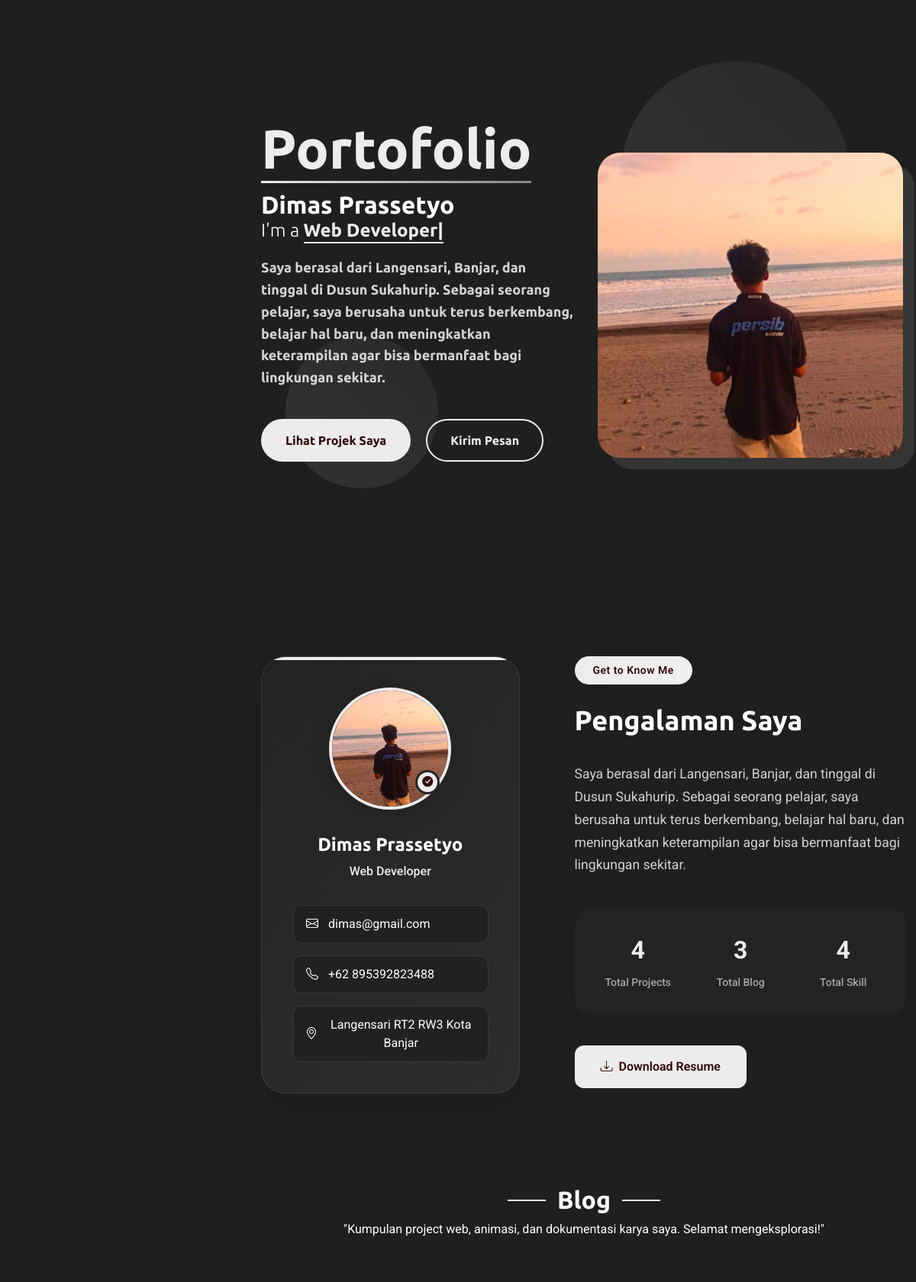
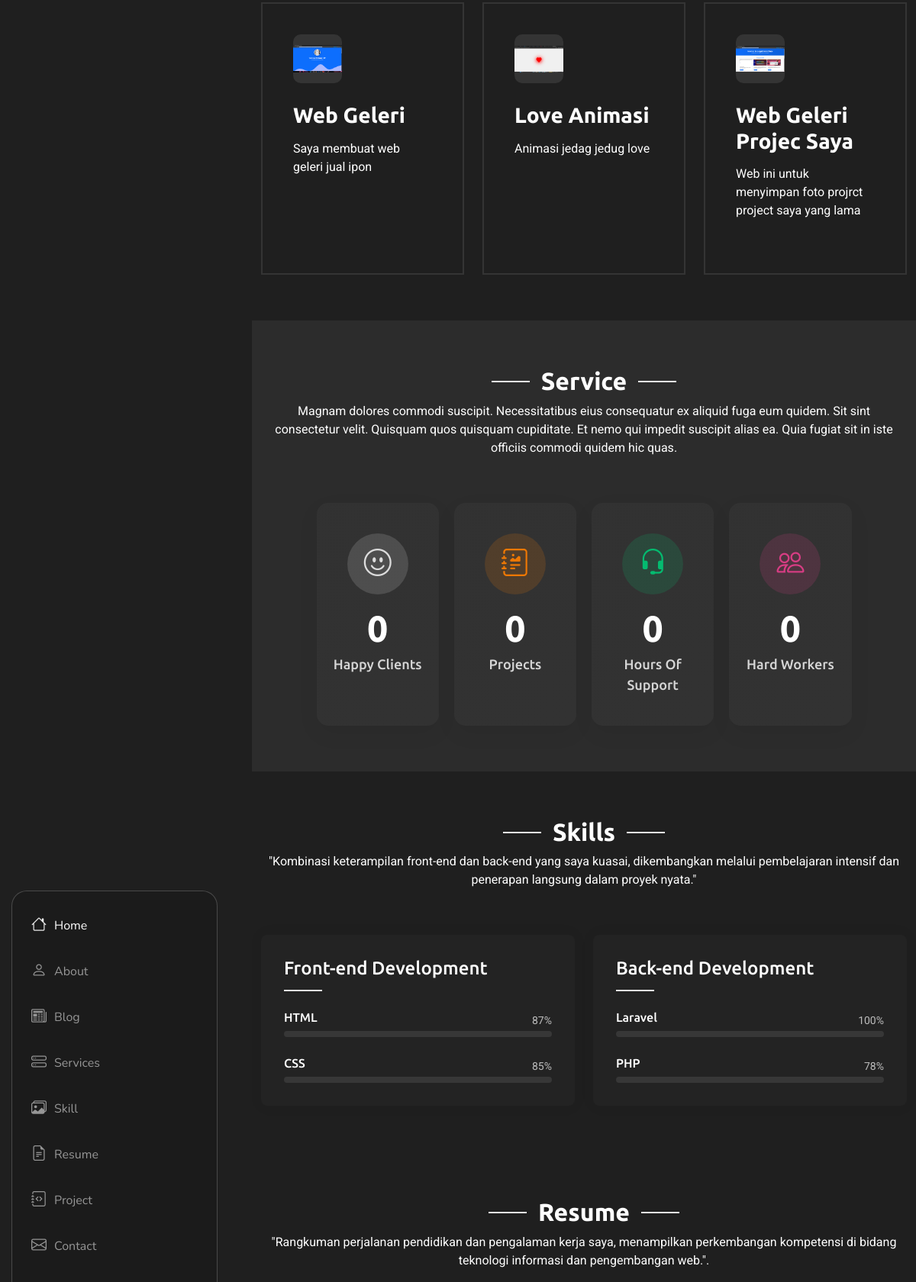
The app's page /frontend/index.php (upper part) with its own data (2 pictures, top to bottom).
### tables this page shows
CREATE TABLE `abouts` (
  `id` bigint NOT NULL,
  `name` varchar(255) NOT NULL,
  `born` date NOT NULL,
  `address` text NOT NULL,
  `zip_code` int NOT NULL,
  `email` varchar(255) NOT NULL,
  `phone` varchar(255) NOT NULL,
  `total_project` int NOT NULL,
  `work` varchar(255) NOT NULL,
  `image` text NOT NULL,
  `description` text NOT NULL
);

CREATE TABLE `blogs` (
  `id` bigint NOT NULL,
  `image` varchar(255) NOT NULL,
  `date` date NOT NULL,
  `author` varchar(255) NOT NULL,
  `tittle` varchar(255) NOT NULL,
  `description` text NOT NULL
);

CREATE TABLE `skills` (
  `id` bigint NOT NULL,
  `skill` varchar(255) NOT NULL,
  `percent` int NOT NULL
);

### frontend/sections/home.php (shortened to what this page needs)
<?php
   include '../config/connection.php';
   $qAbouts = "SELECT * FROM abouts";
   $result = mysqli_query($connect, $qAbouts) or die(mysqli_error($connect));
   $item = $result->fetch_object();
   ?>
<section id="hero" class="hero section">
    <div class="background-elements">
        <div class="bg-circle circle-2"></div>
    </div>
    <div class="hero-content">
        <div class="container">
            <div class="row align-items-center">
                <div class="col-lg-6" data-aos="fade-right" data-aos-delay="100">
                    <div class="hero-text">
                        <h1><span class="accent-text">Portofolio</span></h1>
                        <h2><?=$item->name?></</h2>
                        <p class="lead">I'm a <span class="typed" data-typed-items="Web Developer, SISWA SMKN 3 BANJAR, Berusia 17 tahun, Asal Langensari"></span></p>
                        <p class="description"><?=$item->description?></p>
                        <div class="hero-actions">
                            <a href="#project" class="btn btn-primary">Lihat Projek Saya</a>
                            <a href="#contact" class="btn btn-outline">Kirim Pesan</a>
                        </div>
                    </div>
                </div>
                <div class="col-lg-6" data-aos="fade-left" data-aos-delay="200">
                    <div class="hero-visual">
                        <div class="profile-container">
                            <img src="../storages/about/<?= $item->image ?>"  alt="Alexander Chen" class="profile-image">
                        </div>
                    </div>
                </div>
            </div>
        </div>
    </div>
</section>

### frontend/sections/aboute.php
<section id="about" class="about section">
    <div class="container" data-aos="fade-up" data-aos-delay="100">
        <div class="row">
            <div class="col-lg-5" data-aos="zoom-in" data-aos-delay="200">
                <div class="profile-card">
                    <div class="profile-header">
                        <div class="profile-image">
                            <img src="../storages/about/<?= $item->image ?>" alt="Profile Image" class="img-fluid">
                        </div>
                        <div class="profile-badge">
                            <i class="bi bi-check-circle-fill"></i>
                        </div>
                    </div>
                    <div class="profile-content">
                        <h3><?= $item->name ?></h3>
                        <p class="profession">Web Developer</p>
                        <div class="contact-links">
                            <a href="mailto:marcus@example.com" class="contact-item">
                                <i class="bi bi-envelope"></i>
                                <?= $item->email ?>
                            </a>
                            <a href="tel:+15551234567" class="contact-item">
                                <i class="bi bi-telephone"></i>
                                <?= $item->phone ?>
                            </a>
                            <a href="#" class="contact-item">
                                <i class="bi bi-geo-alt"></i>
                                <?= $item->address ?>
                            </a>
                        </div>
                    </div>
                </div>
            </div>
            <div class="col-lg-7" data-aos="fade-left" data-aos-delay="300">
                <div class="about-content">
                    <div class="section-header">
                        <span class="badge-text">Get to Know Me</span>
                        <h2>Pengalaman Saya</h2>
                    </div>
                    <div class="description">
                        <p><?= $item->description ?></p>
                    </div>
                    <div class="stats-grid">
                        <div class="stat-item">
                            <div class="stat-number">
                                <?php
                                $totalProjects = mysqli_fetch_assoc(mysqli_query($connect, "SELECT COUNT(*) as total FROM projects"))['total'];
                                ?>
                                <?= $totalProjects ?>
                            </div>
                            <div class="stat-label">Total Projects</div>
                        </div>
                        <div class="stat-item">
                            <div class="stat-number">
                                <?php
                                $totalBlogs = mysqli_fetch_assoc(mysqli_query($connect, "SELECT COUNT(*) as total FROM blogs"))['total'];
                                ?>
                                <?= $totalBlogs ?>
                            </div>
                            <div class="stat-label">Total Blog</div>
                        </div>
                        <div class="stat-item">
                            <div class="stat-number">
                                <?php
                                $totalSkills = mysqli_fetch_assoc(mysqli_query($connect, "SELECT COUNT(*) as total FROM skills"))['total'];
                                ?>
                                <?= $totalSkills ?>
                            </div>
                            <div class="stat-label">Total Skill </div>
                        </div>
                    </div>
                    <div class="cta-section">
                        <a href="https://drive.google.com/file/d/14hqI8W3fzbGlrf0C1qH_ptotlM_gLAUp/view?usp=drive_link" class="btn btn-primary">
                            <i class="bi bi-download"></i>
                            Download Resume
                        </a>
                    </div>
                </div>
            </div>
        </div>
    </div>
</section>

### frontend/sections/blog.php (shortened to what this page needs)
<?php
include '../config/connection.php';
$qBlogs = "SELECT * FROM blogs";
$result = mysqli_query($connect, $qBlogs) or die(mysqli_error($connect));
?>
<section id="blog" class="services section">
    <div class="container section-title" data-aos="fade-up">
        <h2>Blog</h2>
        <p>"Kumpulan project web, animasi, dan dokumentasi karya saya. Selamat mengeksplorasi!"</p>
    </div>
    <div class="container" data-aos="fade-up" data-aos-delay="100">
        <div class="row justify-content-center">
            <?php while ($item = $result->fetch_object()): ?>
            <div class="col-lg-4 col-md-6" data-aos="fade-up" data-aos-delay="100">
                <div class="service-card position-relative z-1 h-100">
                    <div class="service-icon">
                        <img src="../storages/blog/<?= $item->image ?>" alt="gambar" class="img-fluid">
                    </div>
                    <h3>
                        <a href="service-details.html">
                            <?= $item->tittle ?>
                        </a>
                    </h3>
                    <p>
                        <?= $item->description ?>
                    </p>
                </div>
            </div>
        <?php endwhile; ?>
        </div>
    </div>
</section>

### frontend/sections/skill.php (shortened to what this page needs)
<?php
include '../config/connection.php';
$frontendQuery = "SELECT * FROM skills WHERE skill IN ('HTML', 'CSS') ORDER BY FIELD(skill, 'HTML', 'CSS')";
$frontendResult = mysqli_query($connect, $frontendQuery);
$backendQuery = "SELECT * FROM skills WHERE skill IN ('Laravel', 'PHP') ORDER BY FIELD(skill, 'Laravel', 'PHP')";
$backendResult = mysqli_query($connect, $backendQuery);
?>
<section id="skills" class="skills section">
    <div class="container section-title" data-aos="fade-up">
        <h2>Skills</h2>
        <p>"Kombinasi keterampilan front-end dan back-end yang saya kuasai, dikembangkan melalui pembelajaran intensif dan penerapan langsung dalam proyek nyata."</p>
    </div>
    <div class="container" data-aos="fade-up" data-aos-delay="100">
        <div class="row">
            <div class="col-lg-6">
                <div class="skills-category" data-aos="fade-up" data-aos-delay="200">
                    <h3>Front-end Development</h3>
                    <div class="skills-animation">
                        <?php while ($item = $frontendResult->fetch_object()): ?>
                            <div class="skill-item">
                                <div class="d-flex justify-content-between align-items-center">
                                    <h4><?= $item->skill ?></h4>
                                    <span class="skill-percentage"><?= $item->percent ?>%</span>
                                </div>
                                <div class="progress">
                                </div>
                            </div>
                        <?php endwhile; ?>
                    </div>
                </div>
            </div>
            <div class="col-lg-6">
                <div class="skills-category" data-aos="fade-up" data-aos-delay="300">
                    <h3>Back-end Development</h3>
                    <div class="skills-animation">
                        <?php while ($item = $backendResult->fetch_object()): ?>
                            <div class="skill-item">
                                <div class="d-flex justify-content-between align-items-center">
                                    <h4><?= $item->skill ?></h4>
                                    <span class="skill-percentage"><?= $item->percent ?>%</span>
                                </div>
                                <div class="progress">
                                </div>
                            </div>
                        <?php endwhile; ?>
                    </div>
                </div>
            </div>
        </div>
    </div>
</section>

### records on screen
abouts: name "Dimas Prassetyo", description "Saya berasal dari Langensari, Banjar, dan tinggal di Dusun Sukahurip. Sebagai seorang pelajar, saya berusaha untuk terus berkembang, belajar hal baru, dan meningkatkan keterampilan agar bisa bermanfaat bagi lingkungan sekitar.", image (picture), email "dimas@gmail.com", phone "+62 895392823488", address "Langensari RT2 RW3 Kota Banjar"
blogs: image (picture), tittle "Web Geleri", description "Saya membuat web geleri jual ipon"
blogs: image (picture), tittle "Love Animasi", description "Animasi jedag jedug love"
blogs: image (picture), tittle "Web Geleri Projec Saya", description "Web ini untuk menyimpan foto projrct project saya yang lama"
skills: skill "HTML", percent "87"
skills: skill "CSS", percent "85"
skills: skill "Laravel", percent "100"
skills: skill "PHP", percent "78"

### other values on screen
$totalProjects "4"
$totalBlogs "3"
$totalSkills "4"
